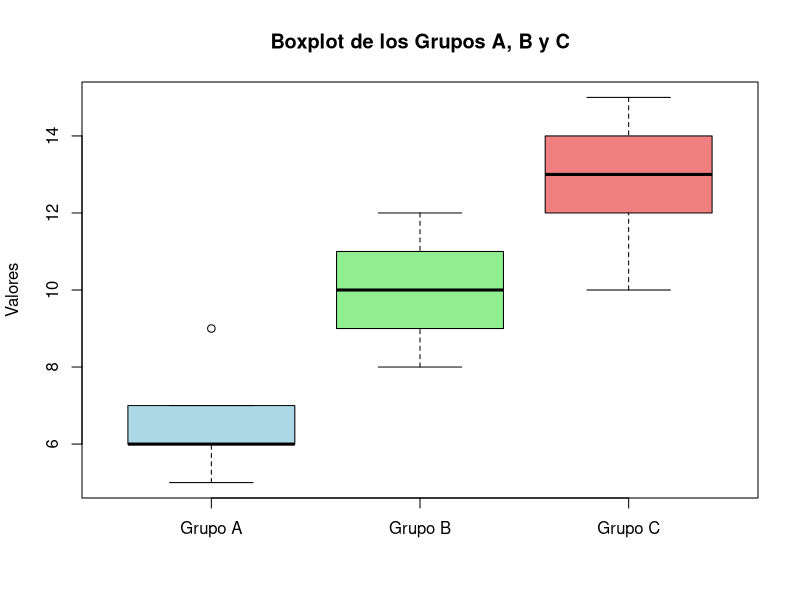

Recreate this plot in R.
## ---- chunk 1
# Datos para cada grupo
grupo_a <- c(5, 7, 6, 9, 6)
grupo_b <- c(8, 12, 9, 11, 10)
grupo_c <- c(14, 10, 13, 15, 12)

# Combinar los datos en un data frame para facilitar el gráfico
datos <- data.frame(
  valores = c(grupo_a, grupo_b, grupo_c),
  grupo = factor(rep(c("Grupo A", "Grupo B", "Grupo C"), each = 5))
)

# Crear el boxplot
boxplot(valores ~ grupo, data = datos,
        main = "Boxplot de los Grupos A, B y C",
        ylab = "Valores",
        xlab = " ",
        col = c("lightblue", "lightgreen", "lightcoral"),
        border = "black")
## ---- chunk 2
grupo_a <- c(5, 7, 6, 9, 6)
grupo_b <- c(8, 12, 9, 11, 10)
grupo_c <- c(14, 10, 13, 15, 12)

datos <- data.frame(
  valores = c(grupo_a, grupo_b, grupo_c),
  grupo = factor(rep(c("Grupo A", "Grupo B", "Grupo C"), each = 5)))

anova = aov(datos$valores ~ datos$grupo)
summary(anova)
#plot(anova)
